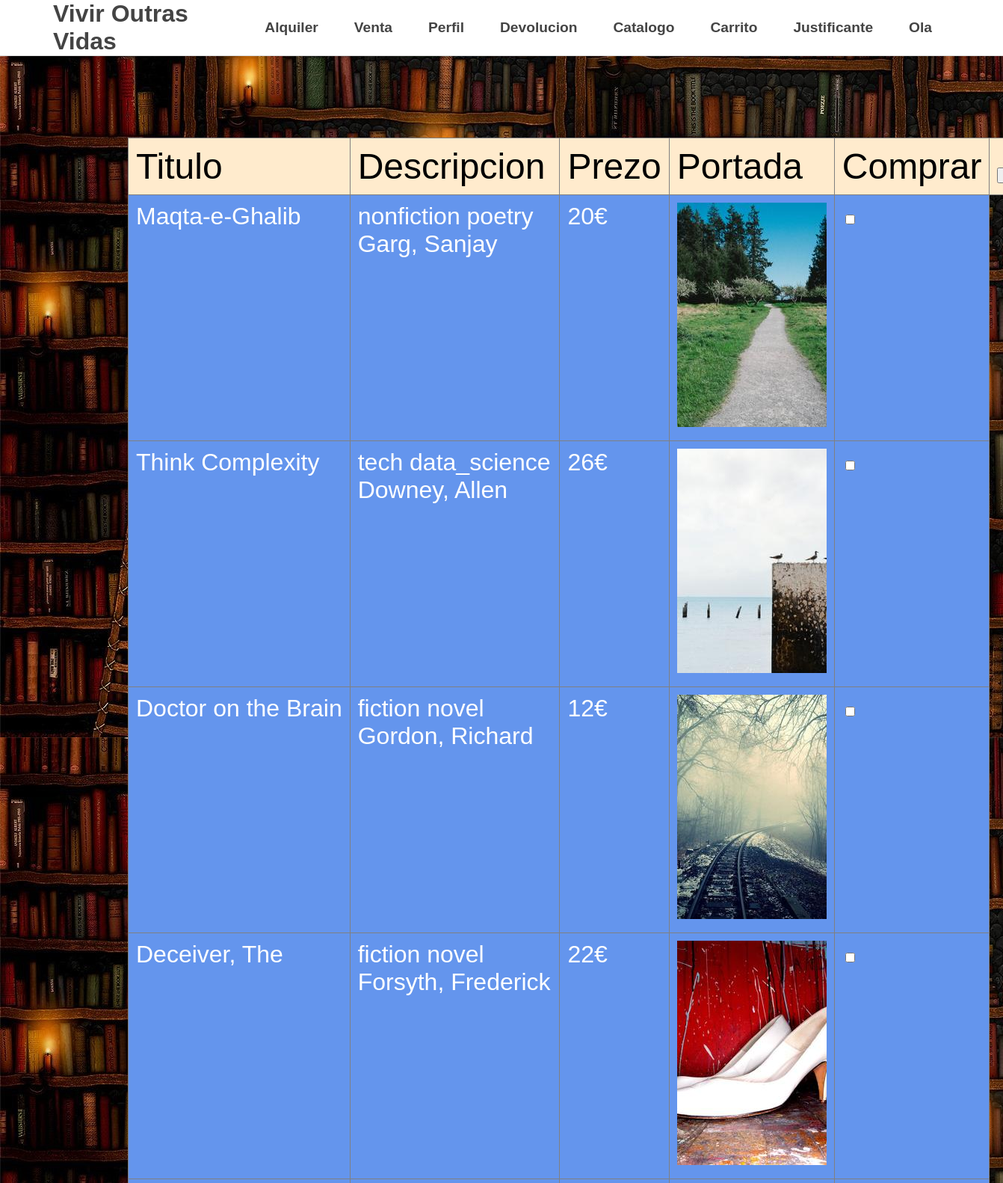
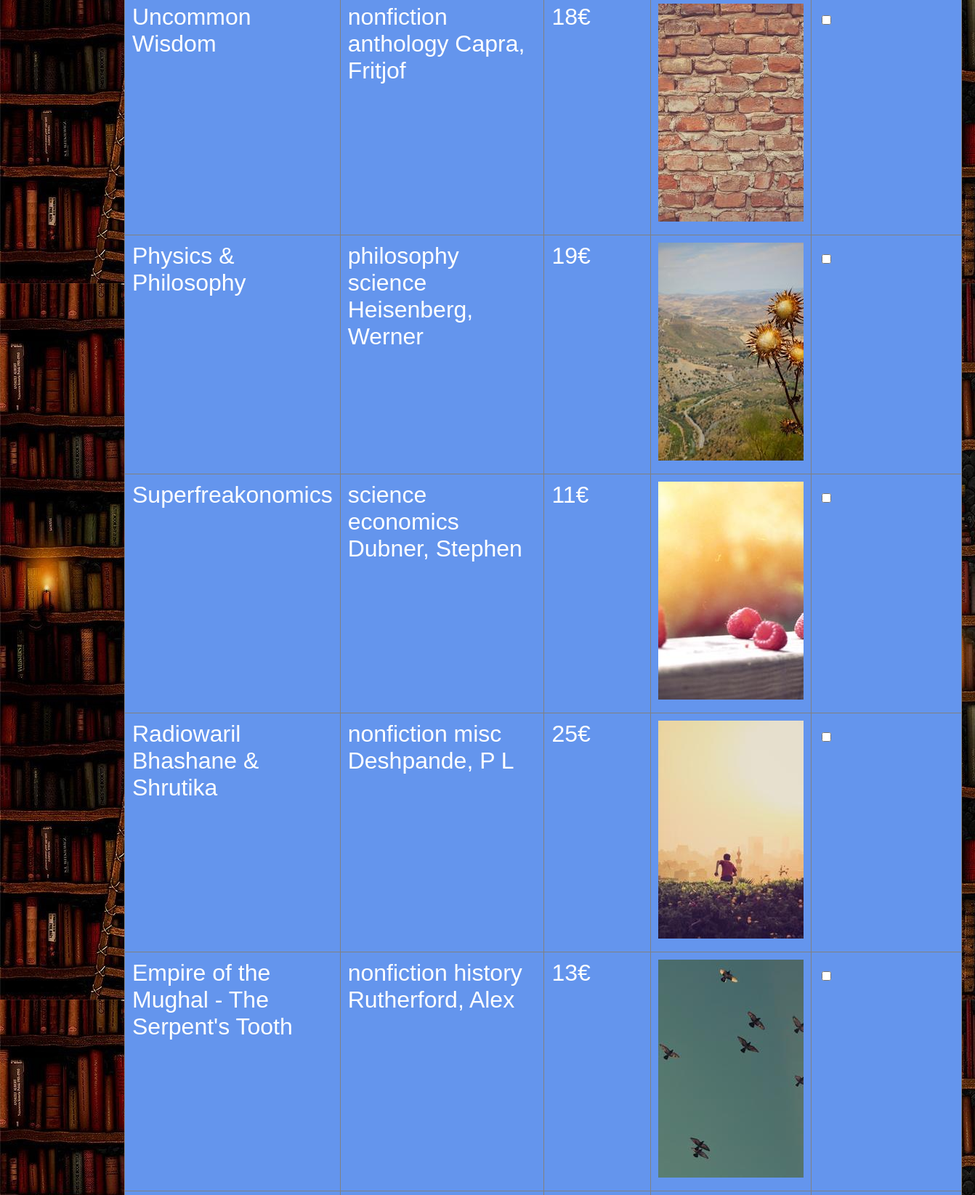
/IAWM-PROYECTO/sitio/venta.php (signed in, upper part), run on the app's committed database (2 pictures, top to bottom).
### tables this page shows
CREATE TABLE `libro_aluguer` (
  `ISBN` varchar(18) PRIMARY KEY,
  `titulo` varchar(60),
  `cantidade` int,
  `descripcion` varchar(100),
  `editorial` varchar(24),
  `prezo` int,
  `prezo_aluguer` int,
  `foto` varchar(1000),
  `venda` boolean DEFAULT TRUE,
  `aluguer` boolean DEFAULT TRUE
);

### IAWM-PROYECTO/sitio/venta.php (the view, shortened to what this page needs)
<!DOCTYPE html>
<html lang="en">
<head>
    <link rel="stylesheet" type="text/css" href="./css/flexnav.css">
    <link rel="stylesheet" type="text/css" href="./css/demo.css">
    <link rel="stylesheet" href="css/login.css">
</head>
            <?php
include 'php/flexnav.php';
include 'php/mysqlcon.php';
$sql = "SELECT * FROM libro_aluguer WHERE cantidade > 0 AND venda=True ORDER BY RAND() ";
$result = mysqli_query($conn, $sql);
echo "<br>";
echo
    "<form name='carrito_alquiler' method='post' action='carrito.php'>",
    "<table class='catalogo' border='1' style='margin-top: 15%;'>",
    '<thead>
    <td>Titulo</td>
    <td>Descripcion</td>
    <td>Prezo</td>
    <td>Portada</td>
    <td>Comprar</td>
    <td><input type="submit" method="post" name="carrito_alquiler"></td>
    </thead>';
while ($row = mysqli_fetch_assoc($result)) {
    echo "<tr>";
    echo "<td>", $row['titulo'], "</td>";
    echo "<td>", $row['descripcion'], "</td>";
    echo "<td>", $row['prezo'], "€", "</td>";
    echo "<td>", "<img src=", $row['foto'], ">", "</td>";
    echo "<td>";
    echo "<input type='checkbox' name='ISBNc[]' value=",$row['ISBN']," />", "</td>";
}
echo "</tr>";
echo "</table>";
echo "</form>"
?>
        </article>
    </div>
</body>
</html>

### IAWM-PROYECTO/sitio/css/flexnav.css (style rules this page uses)
body, p, h1, h2, h3, h4, ul, li { margin: 0; padding: 0; }
body { max-height: 100vh; }

### IAWM-PROYECTO/sitio/css/demo.css (style rules this page uses)
html { font-family: Arial, Helvetica, sans-serif; }

### IAWM-PROYECTO/sitio/css/login.css (style rules this page uses)
.formulario, table, tr, td { padding: 10px; border-collapse: collapse; }
td { background-color: cornflowerblue; color: white; }
body { background-image: url(/img/background.jpg); }
.catalogo thead tr td { color: black; background-color: blanchedalmond; font-size: 3em !important; }
.catalogo tr td { vertical-align: top; font-size: 2em; }

### data on the page
libro_aluguer: titulo "Maqta-e-Ghalib", descripcion "nonfiction poetry Garg, Sanjay", prezo "20", foto (picture)
libro_aluguer: titulo "Think Complexity", descripcion "tech data_science Downey, Allen", prezo "26", foto (picture)
libro_aluguer: titulo "Doctor on the Brain", descripcion "fiction novel Gordon, Richard", prezo "12", foto (picture)
libro_aluguer: titulo "Deceiver, The", descripcion "fiction novel Forsyth, Frederick", prezo "22", foto (picture)
libro_aluguer: titulo "Uncommon Wisdom", descripcion "nonfiction anthology Capra, Fritjof", prezo "18", foto (picture)
libro_aluguer: titulo "Physics & Philosophy", descripcion "philosophy science Heisenberg, Werner", prezo "19", foto (picture)
libro_aluguer: titulo "Superfreakonomics", descripcion "science economics Dubner, Stephen", prezo "11", foto (picture)
libro_aluguer: titulo "Radiowaril Bhashane & Shrutika", descripcion "nonfiction misc Deshpande, P L", prezo "25", foto (picture)
libro_aluguer: titulo "Empire of the Mughal - The Serpent's Tooth", descripcion "nonfiction history Rutherford, Alex", prezo "13", foto (picture)
